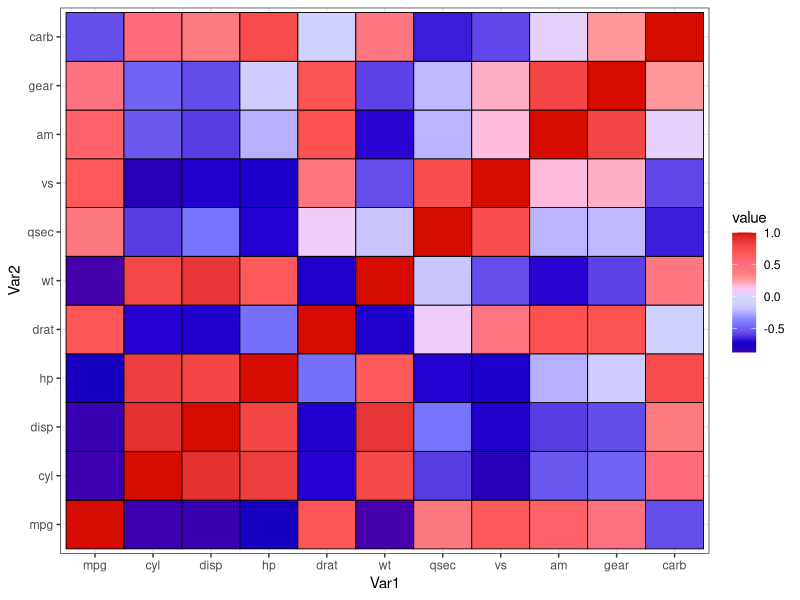

Here is the R script that generated this plot:
library(ggsci)


### Name: scale_color_gsea
### Title: The GSEA GenePattern Color Scales
### Aliases: scale_color_gsea scale_colour_gsea scale_fill_gsea

### ** Examples

library("ggplot2")
library("reshape2")
data("mtcars")

cor = cor(mtcars)
cor_melt = melt(cor)

ggplot(cor_melt,
       aes(x = Var1, y = Var2, fill = value)) +
  geom_tile(colour = "black", size = 0.3) +
  theme_bw() + scale_fill_gsea()
